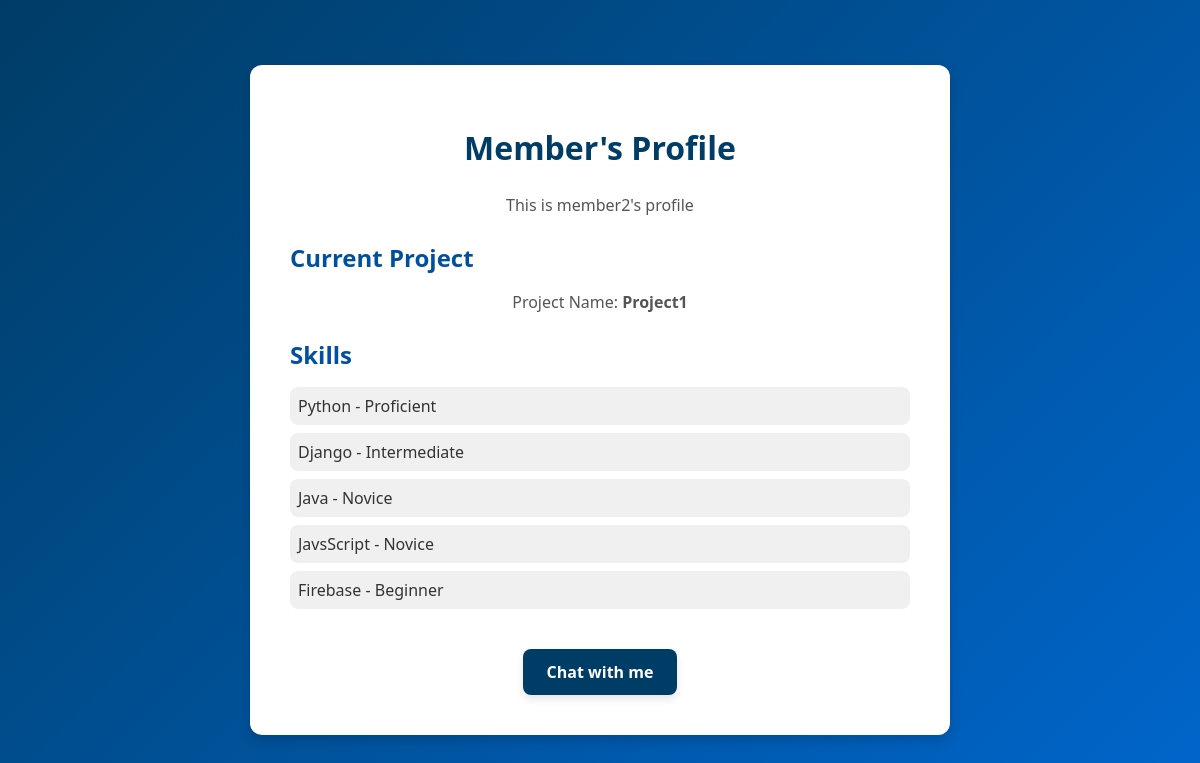
Screenshot of /member_profile/17/ with the database file from the repository.
### dashboard/models.py (models this page shows, shortened)
class CustomUser(AbstractUser):
    ROLE_CHOICE=(
        ('member','Member'),
        ('leader', 'leader'),
    )
    user_type=models.CharField(max_length=20,choices=ROLE_CHOICE)
    username=models.CharField(max_length=150,unique=True,error_messages={'unique':'A user with this username already exists'})
    is_admin = models.BooleanField(default=False)
    skills=models.ManyToManyField(Skill, blank=True,related_name='users')
    project=models.ForeignKey(Project, on_delete=models.SET_NULL, related_name='project', null=True, blank=True)
    objects=CustomUserManager()

class Project(models.Model):
    name=models.CharField(max_length=100, unique= True)

class Skill(models.Model):
    name=models.CharField(max_length=100, unique=True)
    search_keyword= models.CharField(max_length=100, help_text="keyword to search for videos to learn", blank=True)
    COMPETENCY_CHOICES=(
        ('novice','Novice'),
        ('beginner', 'Beginner'),
        ('intermediate', 'Intermediate'),
        ('proficient', 'Proficient'),
        ('expert', 'Expert'),
    )
    competency=models.CharField(choices=COMPETENCY_CHOICES, max_length=20)

### dashboard/views.py (the view)
# urls.py: path('member_profile/<int:id>/', MemberProfileView.as_view(), name='member_profile'),
class MemberProfileView(View):
    def get(self, request, *args, **kwargs):
        member_id=kwargs.get('id')
        user=get_object_or_404(CustomUser, id=member_id)
        project = user.project
        user_skills = user.skills.all()  # Fetch the member's skills
        context = {
            'user': user,
            'project': project,
            'user_skills': user_skills,  # Pass the skills to the template
        }
        return render(request, 'member_profile.html', context)

### dashboard/templates/member_profile.html (shortened to what this page needs)
<!DOCTYPE html>
<html lang="en">
<head>
    {% load static %}
    <link rel="stylesheet" href="{% static 'css/profile.css' %}">
</head>
<body>
    <div class="container">
        <header class="profile-header">
            <h1>Member's Profile</h1>
        </header>
        <section class="profile-info">
            {% if user == request.user %}
                <p class="welcome-message">Welcome, {{ user.username }}!</p>
            {% else %}
                <p class="user-message">This is {{ user.username }}'s profile</p>
            {% endif %}
            {% if project %}
                <div class="project-info">
                    <h2>Current Project</h2>
                    <p>Project Name: <strong>{{ project.name }}</strong></p>
                </div>
            {% else %}
                <p class="no-project">You are not currently assigned to any project.</p>
            {% endif %}
        </section>
        <section class="skills-info">
            <h2>Skills</h2>
            {% if user_skills %}
                <ul class="skills-list">
                    {% for skill in user_skills %}
                        <li>{{ skill.name }} - {{ skill.get_competency_display }}</li>
                    {% endfor %}
                </ul>
            {% else %}
                <p class="no-skills">No skills added yet.</p>
            {% endif %}
        </section>
        <section class="actions">
            {% if user != request.user %}
                <a href="{% url 'start-chat' user.username %}" class="btn">Chat with me</a>
            {% endif %}
        </section>
    </div>
</body>
</html>

### static/css/profile.css (style rules this page uses)
body { font-family: 'Segoe UI', Tahoma, Geneva, Verdana, sans-serif; margin: 0; padding: 0; background: linear-gradient(135deg, #003d66, #0066cc); color: #333; display: flex; justify-content: center; align-items: center; min-height: 100vh; }
.container { background: #ffffff; border-radius: 12px; box-shadow: 0 6px 12px rgba(0, 0, 0, 0.15); padding: 2.5rem; max-width: 700px; width: 90%; box-sizing: border-box; text-align: center; }
h1 { color: #003d66; font-size: 2rem; font-weight: bold; margin-bottom: 1.5rem; text-align: center; }
h2 { color: #00509e; font-size: 1.5rem; margin-bottom: 1rem; text-align: left; }
p { font-size: 1rem; line-height: 1.5; margin-bottom: 1.5rem; color: #555; }
ul { list-style-type: none; padding: 0; margin-bottom: 1.5rem; text-align: left; }
ul li { background-color: #f0f0f0; border-radius: 8px; margin-bottom: 0.5rem; padding: 0.5rem; font-size: 1rem; color: #333; }
a { text-decoration: none; color: #0066cc; font-weight: bold; }
button, .btn { background-color: #003d66; color: #ffffff; border: none; padding: 0.75rem 1.5rem; border-radius: 8px; font-size: 1rem; cursor: pointer; transition: background-color 0.3s ease, transform 0.3s ease; font-weight: bold; margin-top: 1rem; display: inline-block; box-shadow: 0 4px 8px rgba(0, 0, 0, 0.1); }
a.btn { display: inline-block; color: #ffffff; }

### rows the page displays
CustomUser: username "member2"
Project: name "Project1"
Skill: name "Python", competency "Proficient"
Skill: name "Django", competency "Intermediate"
Skill: name "Java", competency "Novice"
Skill: name "JavsScript", competency "Novice"
Skill: name "Firebase", competency "Beginner"
